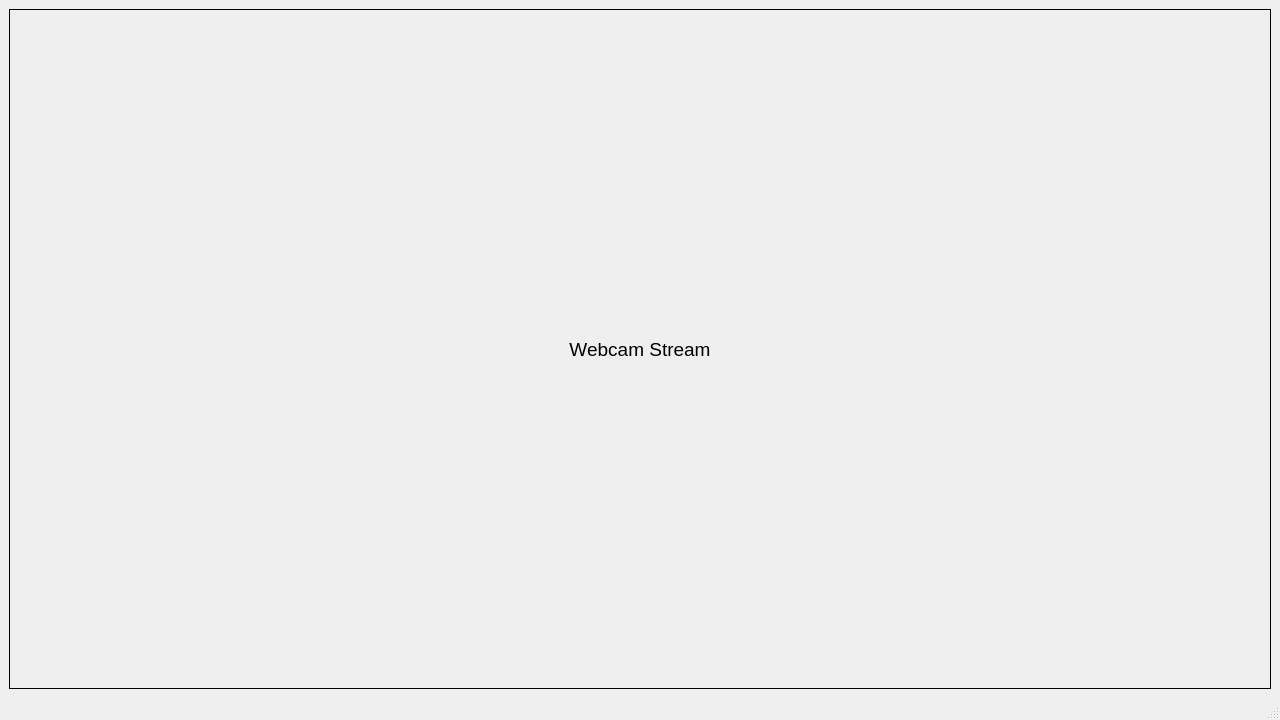
<?xml version="1.0" encoding="UTF-8"?>
<ui version="4.0">
 <class>MainWindow</class>
 <widget class="QMainWindow" name="MainWindow">
  <property name="geometry">
   <rect>
    <x>0</x>
    <y>0</y>
    <width>1280</width>
    <height>720</height>
   </rect>
  </property>
  <property name="sizePolicy">
   <sizepolicy hsizetype="Fixed" vsizetype="Fixed">
    <horstretch>0</horstretch>
    <verstretch>0</verstretch>
   </sizepolicy>
  </property>
  <property name="windowTitle">
   <string>MainWindow</string>
  </property>
  <widget class="QWidget" name="centralwidget">
   <layout class="QGridLayout" name="gridLayout">
    <item row="0" column="0">
     <widget class="QLabel" name="imageOutput">
      <property name="font">
       <font>
        <pointsize>14</pointsize>
       </font>
      </property>
      <property name="layoutDirection">
       <enum>Qt::RightToLeft</enum>
      </property>
      <property name="frameShape">
       <enum>QFrame::Panel</enum>
      </property>
      <property name="text">
       <string>Webcam Stream</string>
      </property>
      <property name="alignment">
       <set>Qt::AlignCenter</set>
      </property>
     </widget>
    </item>
   </layout>
  </widget>
  <widget class="QMenuBar" name="menubar">
   <property name="geometry">
    <rect>
     <x>0</x>
     <y>0</y>
     <width>1280</width>
     <height>21</height>
    </rect>
   </property>
  </widget>
  <widget class="QStatusBar" name="statusbar"/>
 </widget>
 <resources/>
 <connections/>
</ui>
